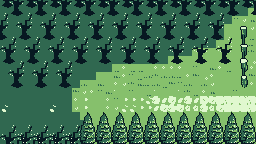

Rendered tile map (Tiled .tmx) drawn with the repository's tilesets; below, a short description and the map source with its tile grids summarised:
An orthogonal 32x18 tile map with 8x8 px tiles, 9 tile layers (Tile Layer 1, grassy, trees, Tile Layer 3, ...), 2 tilesets.

<map version="1.2" tiledversion="1.2.4" orientation="orthogonal" renderorder="right-down" width="32" height="18" tilewidth="8" tileheight="8" infinite="0" nextlayerid="11" nextobjectid="1">
 <tileset firstgid="1" name="tile sheet hometown" tilewidth="8" tileheight="8" tilecount="1024" columns="32">
  <image source="../tile sheets/tile sheet hometown.png" trans="63bb4e" width="256" height="256" />
 </tileset>
 <tileset firstgid="1025" name="tile sheet hometown" tilewidth="8" tileheight="8" tilecount="1024" columns="32">
  <image source="../tile sheets/tile sheet hometown.png" trans="63bb4e" width="256" height="256" />
 </tileset>
 <layer id="1" name="Tile Layer 1" width="32" height="18">
  <data>[576 cells, 576 non-empty, 2 distinct tile ids]</data>
 </layer>
 <layer id="10" name="grassy" width="32" height="18">
  <data>[576 cells, 89 non-empty, 23 distinct tile ids]</data>
 </layer>
 <group id="5" name="trees">
  <layer id="2" name="trees" width="32" height="18">
   <data>[576 cells, 140 non-empty, 16 distinct tile ids]</data>
  </layer>
  <layer id="3" name="Tile Layer 3" width="32" height="18">
   <data>[576 cells, 104 non-empty, 8 distinct tile ids]</data>
  </layer>
  <layer id="7" name="Tile Layer 6" width="32" height="18">
   <data>[576 cells, 76 non-empty, 8 distinct tile ids]</data>
  </layer>
  <layer id="8" name="Tile Layer 7" width="32" height="18">
   <data>[576 cells, 80 non-empty, 8 distinct tile ids]</data>
  </layer>
  <layer id="9" name="Tile Layer 8" width="32" height="18">
   <data>[576 cells, 24 non-empty, 8 distinct tile ids]</data>
  </layer>
 </group>
 <layer id="4" name="path" width="32" height="18">
  <data>[576 cells, 72 non-empty, 38 distinct tile ids]</data>
 </layer>
 <layer id="6" name="grass" width="32" height="18">
  <data>[576 cells, 0 non-empty, 0 distinct tile ids]</data>
 </layer>
</map>
